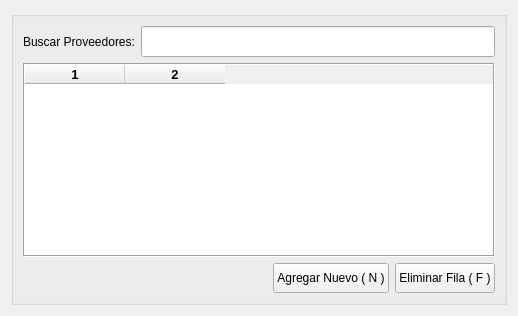
<?xml version="1.0" encoding="UTF-8"?>
<ui version="4.0">
 <class>Form</class>
 <widget class="QWidget" name="Form">
  <property name="geometry">
   <rect>
    <x>0</x>
    <y>0</y>
    <width>518</width>
    <height>316</height>
   </rect>
  </property>
  <property name="windowTitle">
   <string>Lista de Proveedores</string>
  </property>
  <property name="windowIcon">
   <iconset>
    <normaloff>icon/proveedor.png</normaloff>icon/proveedor.png</iconset>
  </property>
  <property name="windowOpacity">
   <double>21.000000000000000</double>
  </property>
  <layout class="QGridLayout" name="gridLayout" columnstretch="0,0">
   <item row="0" column="0" colspan="2">
    <widget class="QGroupBox" name="groupBox">
     <property name="title">
      <string/>
     </property>
     <layout class="QGridLayout" name="gridLayout_2" rowstretch="0,0,0,0">
      <item row="0" column="0" rowspan="2">
       <widget class="QLabel" name="label">
        <property name="sizePolicy">
         <sizepolicy hsizetype="Fixed" vsizetype="Expanding">
          <horstretch>0</horstretch>
          <verstretch>0</verstretch>
         </sizepolicy>
        </property>
        <property name="text">
         <string>Buscar Proveedores:</string>
        </property>
       </widget>
      </item>
      <item row="2" column="0" colspan="4">
       <widget class="QTableWidget" name="tableWidget">
        <property name="palette">
         <palette>
          <active>
           <colorrole role="Text">
            <brush brushstyle="SolidPattern">
             <color alpha="255">
              <red>0</red>
              <green>0</green>
              <blue>255</blue>
             </color>
            </brush>
           </colorrole>
          </active>
          <inactive>
           <colorrole role="Text">
            <brush brushstyle="SolidPattern">
             <color alpha="255">
              <red>0</red>
              <green>0</green>
              <blue>255</blue>
             </color>
            </brush>
           </colorrole>
          </inactive>
          <disabled>
           <colorrole role="Text">
            <brush brushstyle="SolidPattern">
             <color alpha="255">
              <red>120</red>
              <green>120</green>
              <blue>120</blue>
             </color>
            </brush>
           </colorrole>
          </disabled>
         </palette>
        </property>
        <property name="font">
         <font>
          <family>MS Shell Dlg 2</family>
          <pointsize>10</pointsize>
          <weight>75</weight>
          <bold>true</bold>
         </font>
        </property>
        <property name="frameShape">
         <enum>QFrame::Box</enum>
        </property>
        <property name="editTriggers">
         <set>QAbstractItemView::NoEditTriggers</set>
        </property>
        <property name="columnCount">
         <number>2</number>
        </property>
        <attribute name="horizontalHeaderVisible">
         <bool>true</bool>
        </attribute>
        <attribute name="verticalHeaderVisible">
         <bool>false</bool>
        </attribute>
        <column/>
        <column/>
       </widget>
      </item>
      <item row="0" column="1" rowspan="2" colspan="3">
       <widget class="QLineEdit" name="lineEdit">
        <property name="sizePolicy">
         <sizepolicy hsizetype="Expanding" vsizetype="Expanding">
          <horstretch>0</horstretch>
          <verstretch>0</verstretch>
         </sizepolicy>
        </property>
        <property name="palette">
         <palette>
          <active>
           <colorrole role="Text">
            <brush brushstyle="SolidPattern">
             <color alpha="255">
              <red>0</red>
              <green>0</green>
              <blue>255</blue>
             </color>
            </brush>
           </colorrole>
          </active>
          <inactive>
           <colorrole role="Text">
            <brush brushstyle="SolidPattern">
             <color alpha="255">
              <red>0</red>
              <green>0</green>
              <blue>255</blue>
             </color>
            </brush>
           </colorrole>
          </inactive>
          <disabled>
           <colorrole role="Text">
            <brush brushstyle="SolidPattern">
             <color alpha="255">
              <red>120</red>
              <green>120</green>
              <blue>120</blue>
             </color>
            </brush>
           </colorrole>
          </disabled>
         </palette>
        </property>
        <property name="font">
         <font>
          <family>MS Shell Dlg 2</family>
          <pointsize>14</pointsize>
          <weight>75</weight>
          <bold>true</bold>
         </font>
        </property>
       </widget>
      </item>
      <item row="3" column="3">
       <widget class="QPushButton" name="eliminar">
        <property name="sizePolicy">
         <sizepolicy hsizetype="Fixed" vsizetype="Fixed">
          <horstretch>0</horstretch>
          <verstretch>0</verstretch>
         </sizepolicy>
        </property>
        <property name="minimumSize">
         <size>
          <width>100</width>
          <height>30</height>
         </size>
        </property>
        <property name="text">
         <string>Eliminar Fila ( F )</string>
        </property>
        <property name="icon">
         <iconset>
          <normaloff>icon/cancel.png</normaloff>icon/cancel.png</iconset>
        </property>
       </widget>
      </item>
      <item row="3" column="2">
       <widget class="QPushButton" name="nuevo">
        <property name="sizePolicy">
         <sizepolicy hsizetype="Fixed" vsizetype="Fixed">
          <horstretch>0</horstretch>
          <verstretch>0</verstretch>
         </sizepolicy>
        </property>
        <property name="minimumSize">
         <size>
          <width>100</width>
          <height>30</height>
         </size>
        </property>
        <property name="text">
         <string>Agregar Nuevo ( N )</string>
        </property>
        <property name="icon">
         <iconset>
          <normaloff>icon/nuevo.png</normaloff>icon/nuevo.png</iconset>
        </property>
       </widget>
      </item>
     </layout>
    </widget>
   </item>
  </layout>
 </widget>
 <resources/>
 <connections/>
</ui>
